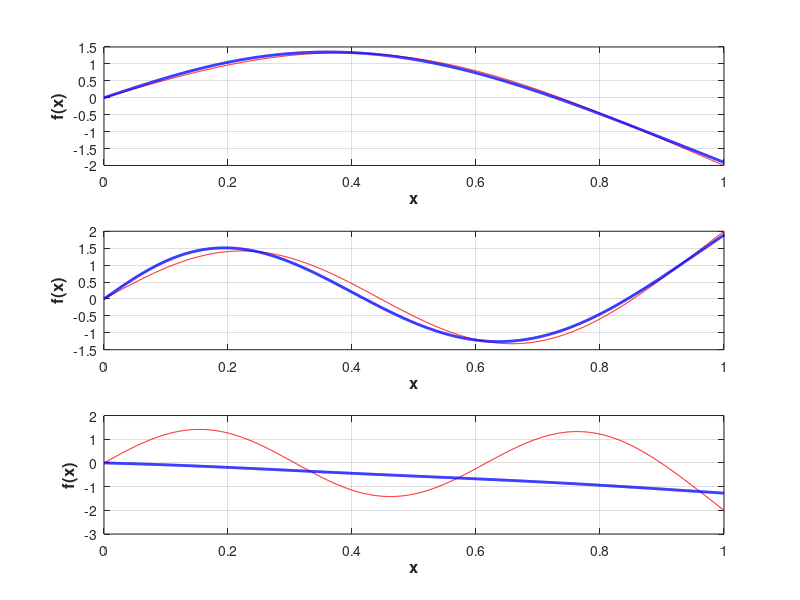

The MATLAB source for this figure:
function drs
    xlist = 7.5 : 0.001 : 12;
    
    f = @(x)(cos(x) * sinh(x) - sin(x) * cosh(x));
    
    flist = [];
    for i = 1:length(xlist)
        flist = [flist, f(xlist(i))];
    end

    x0 = [3 4];
    b1 = fzero(f, x0);
    x0 = [7 8];
    b2 = fzero(f, x0);
    x0 = [10 11];
    b3 = fzero(f, x0);

    C11 = 1;
    C12 = sin(b1) / sinh(b1);

    C21 = 1;
    C22 = sin(b2) / sinh(b2);

    C31 = 1;
    C32 = sin(b3) / sinh(b3);

    ksilist = 0 : 0.001 : 1;

    v1 = @(x)(C11 * sin(b1 * x) + C12 * sinh(b1 * x));
    v2 = @(x)(C21 * sin(b2 * x) + C22 * sinh(b2 * x));
    v3 = @(x)(C31 * sin(b3 * x) + C32 * sinh(b3 * x));

    f11 = @(x)(b1^2 * (-C11 * sin(b1 * x) + C12 * sinh(b1 * x)) * (C11 * sin(b1 * x) + C12 * sinh(b1 * x)));
    f12 = @(x)(b2^2 * (-C21 * sin(b2 * x) + C22 * sinh(b2 * x)) * (C11 * sin(b1 * x) + C12 * sinh(b1 * x)));
    f13 = @(x)(b3^2 * (-C31 * sin(b3 * x) + C32 * sinh(b3 * x)) * (C11 * sin(b1 * x) + C12 * sinh(b1 * x)));

    f21 = @(x)(b1^2 * (-C11 * sin(b1 * x) + C12 * sinh(b1 * x)) * (C21 * sin(b2 * x) + C22 * sinh(b2 * x)));
    f22 = @(x)(b2^2 * (-C21 * sin(b2 * x) + C22 * sinh(b2 * x)) * (C21 * sin(b2 * x) + C22 * sinh(b2 * x)));
    f23 = @(x)(b3^2 * (-C31 * sin(b3 * x) + C32 * sinh(b3 * x)) * (C21 * sin(b2 * x) + C22 * sinh(b2 * x)));

    f31 = @(x)(b1^2 * (-C11 * sin(b1 * x) + C12 * sinh(b1 * x)) * (C31 * sin(b3 * x) + C32 * sinh(b3 * x)));
    f32 = @(x)(b2^2 * (C21 * sin(b2 * x) + C22 * sinh(b2 * x)) * (C31 * sin(b3 * x) + C32 * sinh(b3 * x)));
    f33 = @(x)(b3^2 * (-C31 * sin(b3 * x) + C32 * sinh(b3 * x)) * (C31 * sin(b3 * x) + C32 * sinh(b3 * x)));

    a11 = integral(f11, 0, 1, "ArrayValued", true);
    a21 = integral(f12, 0, 1, "ArrayValued", true);
    a31 = integral(f13, 0, 1, "ArrayValued", true);

    a12 = integral(f21, 0, 1, "ArrayValued", true);
    a22 = integral(f22, 0, 1, "ArrayValued", true);
    a32 = integral(f23, 0, 1, "ArrayValued", true);

    a13 = integral(f31, 0, 1, "ArrayValued", true);
    a23 = integral(f32, 0, 1, "ArrayValued", true);
    a33 = integral(f33, 0, 1, "ArrayValued", true);

    v12 = @(x)((C11 * sin(b1 * x) + C12 * sinh(b1 * x))^2);
    norm1 = sqrt(integral(v12, 0, 1, "ArrayValued", true));
    v22 = @(x)((C21 * sin(b2 * x) + C22 * sinh(b2 * x))^2);
    norm2 = sqrt(integral(v22, 0, 1, "ArrayValued", true));
    v32 = @(x)((C31 * sin(b3 * x) + C32 * sinh(b3 * x))^2);
    norm3 = sqrt(integral(v32, 0, 1, "ArrayValued", true));

    v1l = [];
    v2l = [];
    v3l = [];
    for i = 1:length(ksilist)
        v1l = [v1l, v1(ksilist(i)) / norm1];
        v2l = [v2l, v2(ksilist(i)) / norm2];
        v3l = [v3l, v3(ksilist(i)) / norm3];
    end

    x0 = ones(1, 12);
    x0 = fsolve(@syste, x0);

    D = -ones(1, 6);
    fun = @(x)syst(x, x0);
    D = fsolve(fun, D);

    p1l = [];
    p2l = [];
    p3l = [];
    for i = 1:length(ksilist)
        ksi = ksilist(i);
        p1l = [p1l, x0(4) * ksi + x0(5) * ksi^3 + x0(6) * ksi^4 + x0(7) * ksi^5];
        p2l = [p2l, x0(8) * ksi + x0(9) * ksi^3 + x0(10) * ksi^4 + x0(11) * ksi^5 + x0(12) * ksi^6];
        p3l = [p3l, D(1) * ksi + D(2) * ksi^3 + D(3) * ksi^4 + D(4) * ksi^5 + D(5) * ksi^6 + D(6) * ksi^7];
    end

    disp1 = 0;
    disp2 = 0;
    disp3 = 0;
    for i = 2:length(ksilist)
        disp1 = disp1 + (p1l(i) - v1l(i))^2;
        disp2 = disp2 + (p2l(i) - v2l(i))^2;
        disp3 = disp3 + (p3l(i) - v3l(i))^2;
    end

    disp1 = disp1 * 0.001;
    disp2 = disp2 * 0.001;
    disp3 = disp3 * 0.001;

    fhandle = figure;
    subplot(3, 1, 1)
        plot(ksilist, v1l, 'r', ksilist, p1l, 'b', 'LineWidth', 2.0)
        grid on;
        xlabel('x', 'FontSize', 12, 'FontWeight', 'bold');
        ylabel('f(x)', 'FontSize', 12, 'FontWeight', 'bold');
    subplot(3, 1, 2)
        plot(ksilist, v2l, 'r', ksilist, p2l, 'b', 'LineWidth', 2.0)
        grid on;
        xlabel('x', 'FontSize', 12, 'FontWeight', 'bold');
        ylabel('f(x)', 'FontSize', 12, 'FontWeight', 'bold');
    subplot(3, 1, 3)
        plot(ksilist, v3l, 'r', ksilist, p3l, 'b', 'LineWidth', 2.0)
        grid on;
        xlabel('x', 'FontSize', 12, 'FontWeight', 'bold');
        ylabel('f(x)', 'FontSize', 12, 'FontWeight', 'bold');

end

function F = syst(X, coef)
    a = zeros(1, 5);
    b = zeros(1, 6);
    c = zeros(1, 7);
    d = zeros(1, 8);

    a(2) = coef(1);
    a(4) = coef(2);
    a(5) = coef(3);

    b(2) = coef(4);
    b(4) = coef(5);
    b(5) = coef(6);
    b(6) = coef(7);

    c(2) = coef(8);
    c(4) = coef(9);
    c(5) = coef(10);
    c(6) = coef(11);
    c(7) = coef(12);

    d(2) = X(1);
    d(4) = X(2);
    d(5) = X(3);
    d(6) = X(4);
    d(7) = X(5);
    d(8) = X(6);

    F = zeros(1, 6);

    for i = 2:7
        F(1) = F(1) + i * (i - 1) * d(i + 1);
    end

    for i = 3:7
        F(2) = F(2) + i * (i - 1) * (i - 2) * d(i + 1);
    end

    for i = 0:7
        for j = 0:7
            F(3) = F(3) + d(i + 1) * d(j + 1) / (i + j + 1);
        end
    end

    F(3) = F(3) - 1;

    for i = 0:7
        for j = 0:6
            F(4) = F(4) + d(i + 1) * c(j + 1) / (i + j + 1);
        end
    end

    for i = 0:7
        for j = 0:5
            F(5) = F(5) + d(i + 1) * b(j + 1) / (i + j + 1);
        end
    end

    for i = 0:7
        for j = 0:4
            F(6) = F(6) + d(i + 1) * a(j + 1) / (i + j + 1);
        end
    end
end

function F = syste(X)
    F(1) = 6 * X(2) + 12 * X(3);
    F(2) = 6 * X(5) + 12 * X(6) + 20 * X(7);
    F(3) = 6 * X(9) + 12 * X(10) + 20 * X(11) + 30 * X(12);
    F(4) = 6 * X(2) + 24 * X(3);
    F(5) = 6 * X(5) + 24 * X(6) + 60 * X(7);
    F(6) = 6 * X(9) + 24 * X(10) + 60 * X(11) + 120 * X(12);

    F(7) = X(1) * X(1) / 3 + 2 * X(1) * X(2) / 5 + 2 * X(1) * X(3) / 6;
    F(7) = F(7) + X(2) * X(2) / 7 + 2 * X(2) * X(3) / 8 + X(3) * X(3) / 9 - 1;

    F(8) = X(4) * X(4) / 3 + 2 * X(4) * X(5) / 5 + 2 * X(4) * X(6) / 6 + 2 * X(4) * X(7) / 7 + X(5) * X(5) / 7;
    F(8) = F(8) + 2 * X(5) * X(6) / 8 + 2 * X(5) * X(7) / 9 + X(6) * X(6) / 9 + 2 * X(6) * X(7) / 10 + X(7) * X(7) / 11 - 1;

    F(9) = X(8) * X(8) / 3 + 2 * X(8) * X(9) / 5 + 2 * X(8) * X(10) / 6 + 2 * X(8) * X(11) / 7 + 2 * X(8) * X(12) / 8;
    F(9) = F(9) + X(9) * X(9) / 7 + 2 * X(9) * X(10) / 8 + 2 * X(9) * X(11) / 9 + 2 * X(9) * X(12) / 10;
    F(9) = F(9) + X(10) * X(10) / 9 + 2 * X(10) * X(11) / 10 + 2 * X(10) * X(12) / 11;
    F(9) = F(9) + X(11) * X(11) / 11 + 2 * X(11) * X(12) / 12 + X(12) * X(12) / 13 - 1;

    F(10) = X(1) * X(4) / 3 + X(1) * X(5) / 5 + X(1) * X(6) / 6 + X(1) * X(7) / 7 + X(2) * X(4) / 5 + X(2) * X(5) / 7;
    F(10) = F(10) + X(2) * X(6) / 8 + X(2) * X(7) / 9 + X(3) * X(4) / 6 + X(3) * X(5) / 8 + X(3) * X(6) / 9 + X(3) * X(7) / 10;

    F(11) = X(1) * X(8) / 3 + X(1) * X(9) / 5 + X(1) * X(10) / 6 + X(1) * X(11) / 7 + X(1) * X(12) / 8 + X(2) * X(8) / 5 + X(2) * X(9) / 7;
    F(11) = F(11) + X(2) * X(10) / 8 + X(2) * X(11) / 9 + X(2) * X(12) / 10 + X(3) * X(8) / 6 + X(3) * X(9) / 8 + X(3) * X(10) / 9;
    F(11) = F(11) + X(3) * X(11) / 10 + X(3) * X(12) / 11;

    F(12) = X(4) * X(8) / 3 + X(4) * X(9) / 5 + X(4) * X(10) / 6 + X(4) * X(11) / 7 + X(4) * X(12) / 8;
    F(12) = F(12) + X(5) * X(8) / 5 + X(5) * X(9) / 7 + X(5) * X(10) / 8 + X(5) * X(11) / 9 + X(5) * X(12) / 10;
    F(12) = F(12) + X(6) * X(8) / 6 + X(6) * X(9) / 8 + X(6) * X(10) / 9 + X(6) * X(11) / 10 + X(6) * X(12) / 11;
    F(12) = F(12) + X(7) * X(8) / 7 + X(7) * X(9) / 9 + X(7) * X(10) / 10 + X(7) * X(11) / 11 + X(7) * X(12) / 12;
end